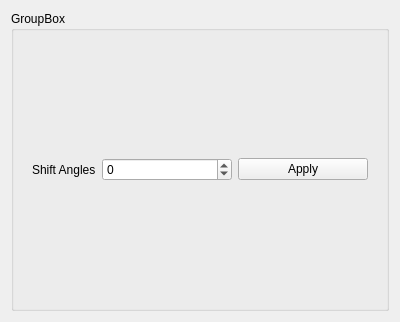
<?xml version="1.0" encoding="UTF-8"?>
<ui version="4.0">
 <class>ScenarioStrengthFunctionConfig</class>
 <widget class="QWidget" name="ScenarioStrengthFunctionConfig">
  <property name="geometry">
   <rect>
    <x>0</x>
    <y>0</y>
    <width>400</width>
    <height>318</height>
   </rect>
  </property>
  <property name="sizePolicy">
   <sizepolicy hsizetype="Preferred" vsizetype="Minimum">
    <horstretch>0</horstretch>
    <verstretch>0</verstretch>
   </sizepolicy>
  </property>
  <property name="windowTitle">
   <string>Form</string>
  </property>
  <layout class="QVBoxLayout" name="verticalLayout">
   <item>
    <widget class="QGroupBox" name="groupBox">
     <property name="minimumSize">
      <size>
       <width>0</width>
       <height>300</height>
      </size>
     </property>
     <property name="title">
      <string>GroupBox</string>
     </property>
     <layout class="QVBoxLayout" name="verticalLayout_3">
      <item>
       <layout class="QVBoxLayout" name="verticalLayout_2">
        <item>
         <widget class="QWidget" name="widget" native="true">
          <property name="sizePolicy">
           <sizepolicy hsizetype="Preferred" vsizetype="Fixed">
            <horstretch>0</horstretch>
            <verstretch>0</verstretch>
           </sizepolicy>
          </property>
          <layout class="QHBoxLayout" name="horizontalLayout_2">
           <item>
            <widget class="QLabel" name="label">
             <property name="sizePolicy">
              <sizepolicy hsizetype="Fixed" vsizetype="Minimum">
               <horstretch>0</horstretch>
               <verstretch>0</verstretch>
              </sizepolicy>
             </property>
             <property name="text">
              <string>Shift Angles</string>
             </property>
            </widget>
           </item>
           <item>
            <widget class="QSpinBox" name="angleShiftSpinBox">
             <property name="minimum">
              <number>-90</number>
             </property>
             <property name="maximum">
              <number>90</number>
             </property>
            </widget>
           </item>
           <item>
            <widget class="QPushButton" name="applyAngleShiftButton">
             <property name="text">
              <string>Apply</string>
             </property>
            </widget>
           </item>
          </layout>
         </widget>
        </item>
        <item>
         <layout class="QGridLayout" name="valueGrid"/>
        </item>
       </layout>
      </item>
     </layout>
    </widget>
   </item>
  </layout>
 </widget>
 <resources/>
 <connections/>
</ui>
